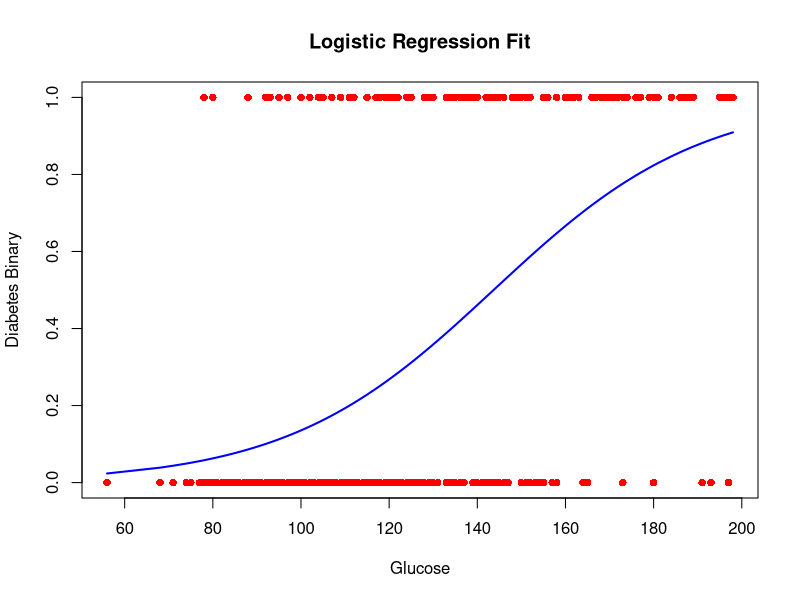
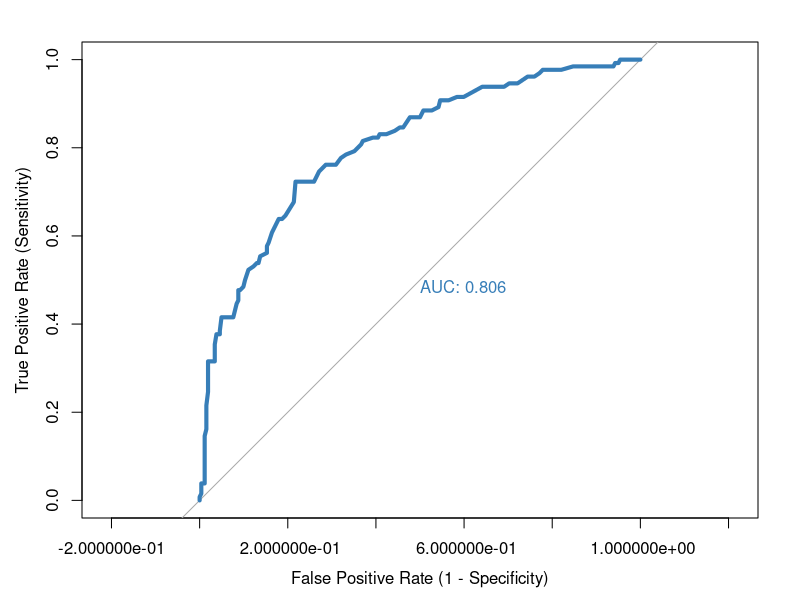
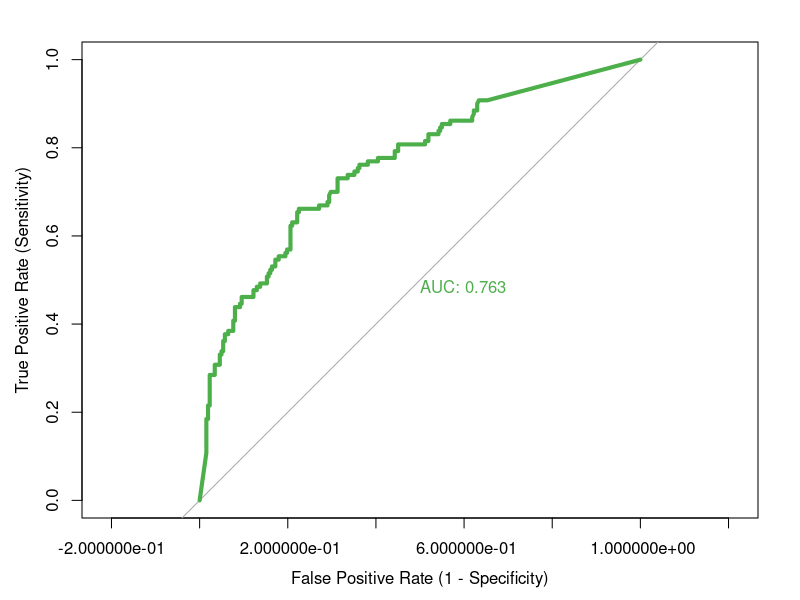
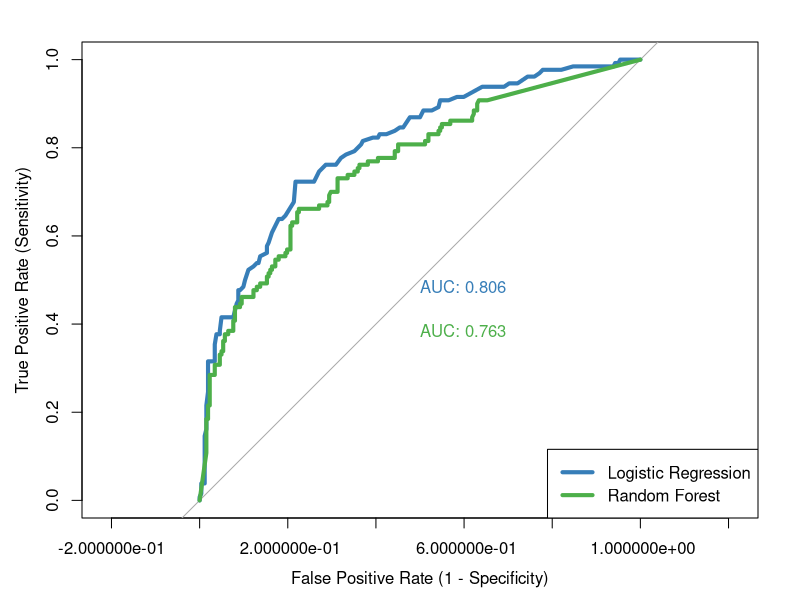

Reproduce these figures in R, in order.

# Load necessary libraries
library(pROC)
library(randomForest)

# Example dataset (using built-in R dataset for illustration)
data(PimaIndiansDiabetes2, package = "mlbench")  # Load example dataset
df <- na.omit(PimaIndiansDiabetes2)  # Remove missing values
df$diabetes_binary <- ifelse(df$diabetes == "pos", 1, 0)  # Convert target to binary

# Fit a logistic regression model
glm_fit <- glm(diabetes_binary ~ glucose, data = df, family = binomial)

# Scatter plot with logistic regression fit
plot(df$glucose, df$diabetes_binary, 
     xlab = "Glucose", 
     ylab = "Diabetes Binary", 
     main = "Logistic Regression Fit", 
     col = "red", 
     pch = 16)

lines(sort(df$glucose), 
      glm_fit$fitted.values[order(df$glucose)], 
      col = "blue", 
      lwd = 2)

# Plot the ROC curve for logistic regression with 1 - specificity
roc_curve_glm <- roc(df$diabetes_binary, glm_fit$fitted.values, 
                     plot = TRUE, 
                     legacy.axes = TRUE,  # 1 - specificity on the x-axis
                     xlab = "False Positive Rate (1 - Specificity)", 
                     ylab = "True Positive Rate (Sensitivity)", 
                     col = "#377eb8", 
                     lwd = 4, 
                     print.auc = TRUE)

# Fit a random forest model for comparison
library(randomForest)
rf_model <- randomForest(factor(diabetes_binary) ~ glucose, data = df)

# Plot the ROC curve for the random forest with 1 - specificity
roc_curve_rf <- roc(df$diabetes_binary, rf_model$votes[,2], 
                    plot = TRUE, 
                    legacy.axes = TRUE,  # 1 - specificity on the x-axis
                    xlab = "False Positive Rate (1 - Specificity)", 
                    ylab = "True Positive Rate (Sensitivity)", 
                    col = "#4daf4a", 
                    lwd = 4, 
                    print.auc = TRUE)

# Overlay both ROC curves for comparison
roc(df$diabetes_binary, glm_fit$fitted.values, 
    plot = TRUE, 
    legacy.axes = TRUE, 
    xlab = "False Positive Rate (1 - Specificity)", 
    ylab = "True Positive Rate (Sensitivity)", 
    col = "#377eb8", 
    lwd = 4, 
    print.auc = TRUE)

plot.roc(df$diabetes_binary, rf_model$votes[,2], 
         percent = FALSE, 
         col = "#4daf4a", 
         lwd = 4, 
         print.auc = TRUE, 
         add = TRUE, 
         print.auc.y = 0.4)

legend("bottomright", 
       legend = c("Logistic Regression", "Random Forest"), 
       col = c("#377eb8", "#4daf4a"), 
       lwd = 4)
